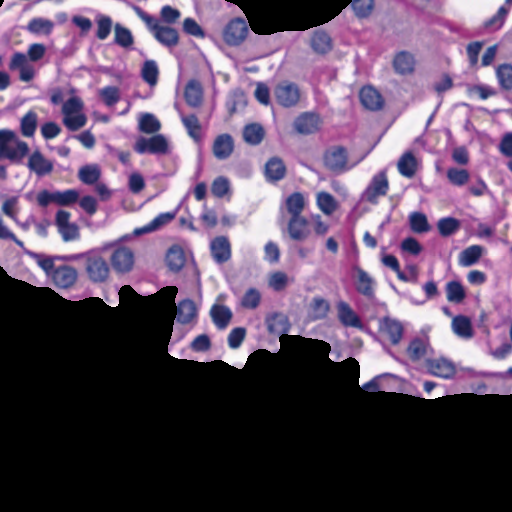
#> input picture Gloms_segmented/patch_105_original.tif, 512 x 512 px, found by its file name; its folder holds only this picture in this run
$ python final_nuclei_segmentation.py
#> lines starting #> are read from the running program, lines starting #| are printed output that depends on the picture; after the words box and inside, x2 and y2 are one past the last pixel; in counts of white or black regions, pixels touching at a corner belong together
import os
import cv2
import numpy as np
from skimage import io, exposure
from skimage.color import rgb2hed, hed2rgb
from skimage.filters import gaussian, threshold_otsu, threshold_triangle, threshold_yen
from scipy.ndimage import distance_transform_edt
from skimage.segmentation import watershed
from skimage.measure import label
from skimage.morphology import disk, opening, closing, remove_small_objects, remove_small_holes, erosion

def save_image(image, output_dir, filename, is_normalized=True):
    if not os.path.exists(output_dir):
        os.makedirs(output_dir)
    if image.dtype != np.uint8 and is_normalized:
        image = (255 * (image - np.min(image)) / np.ptp(image)).astype(np.uint8)
    io.imsave(os.path.join(output_dir, filename), image)

def apply_morphological_operations(mask):
    struct_elem = disk(3)
    mask_opened = opening(mask, struct_elem)
    mask_cleaned = closing(mask_opened, struct_elem)
    mask_eroded = erosion(mask_cleaned, struct_elem)  # Erode to improve marker separation
    mask_cleaned_final = remove_small_objects(mask_eroded.astype(bool), min_size=100)
    mask_cleaned_final = remove_small_holes(mask_cleaned_final, area_threshold=60)
    return (mask_cleaned_final * 255).astype(np.uint8)

def process_image(image_path, output_dir, step_output_dir):
#> called with output_dir = 'final_results/segmentation_results', step_output_dir = 'final_results/step_results'
    base_filename = os.path.splitext(os.path.basename(image_path))[0]
    image = cv2.imread(image_path)
#> image is the input picture: shape (512, 512, 3); mean B, G, R 113.5, 87, 111.1
    image_rgb = cv2.cvtColor(image, cv2.COLOR_BGR2RGB)
    save_image(image_rgb, step_output_dir, f"{base_filename}_01_original.jpg", False)

    # Mask creation
    final_mask = cv2.cvtColor(image, cv2.COLOR_BGR2GRAY)
    final_mask = (final_mask > 10).astype(np.uint8) * 255
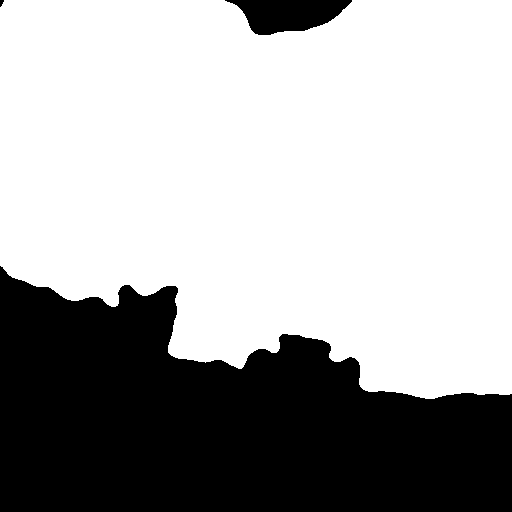
#> final_mask: shape (512, 512); 66.1% white; 3 black regions (1 under 20 px), largest, box (x1, y1, x2, y2) and area: (0, 266, 512, 512) 85856, (225, 0, 352, 35) 2919
    save_image(final_mask, step_output_dir, f"{base_filename}_02_final_mask.jpg")

    # Hematoxylin channel extraction and inversion
    hed = rgb2hed(image_rgb)
#> hed: shape (512, 512, 3) float64; mean of channels 0, 1, 2 0.44, 0.00854, 0.313
    hematoxylin_channel = hed[:, :, 0]
    rescaled_hematoxylin = exposure.rescale_intensity(hematoxylin_channel, in_range=(0, np.max(hematoxylin_channel)), out_range=(1, 0))
    save_image(rescaled_hematoxylin, step_output_dir, f"{base_filename}_02b_hematoxylin.jpg")

    # Adaptive histogram equalization
    equalized_hematoxylin = exposure.equalize_adapthist(rescaled_hematoxylin, clip_limit=0.9)
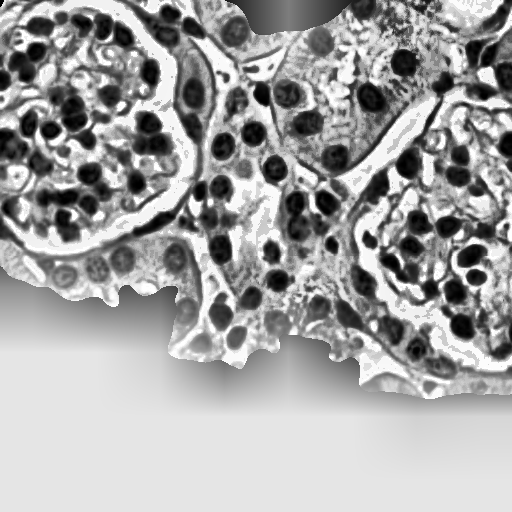
#> equalized_hematoxylin: shape (512, 512) float64; min 0, max 1, mean 0.645
    save_image(equalized_hematoxylin, step_output_dir, f"{base_filename}_02c_equalized_hematoxylin.jpg")

    # Gaussian blur and thresholding
    blurred = gaussian(equalized_hematoxylin, sigma=1)
    thresh = threshold_yen(blurred)
#> thresh = 0.444
    binary_nuclei = (blurred > thresh).astype(np.uint8) * 255
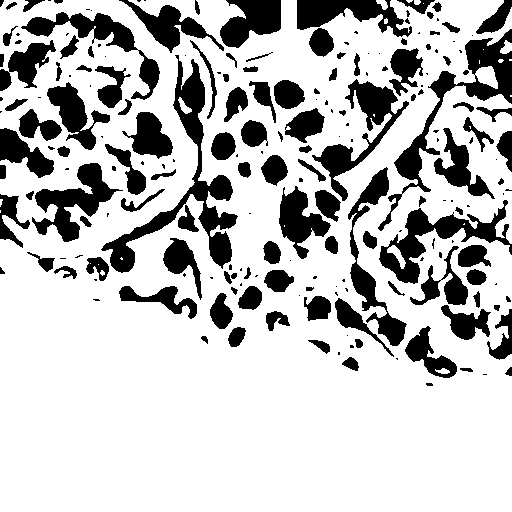
#> binary_nuclei: shape (512, 512); 75.7% white; 209 black regions (88 under 20 px), largest, box (x1, y1, x2, y2) and area: (101, 55, 238, 273) 5223, (378, 29, 512, 231) 3993, (379, 200, 512, 284) 3151
    # This binary image should have nuclei as white and background as black, so invert if necessary
    binary_nuclei = np.where(binary_nuclei == 255, 0, 255)
    save_image(binary_nuclei, step_output_dir, f"{base_filename}_03_binary_nuclei.jpg")

    # Distance transform uses the binary nuclei where nuclei are meant to be white
    distance = distance_transform_edt(binary_nuclei == 0)
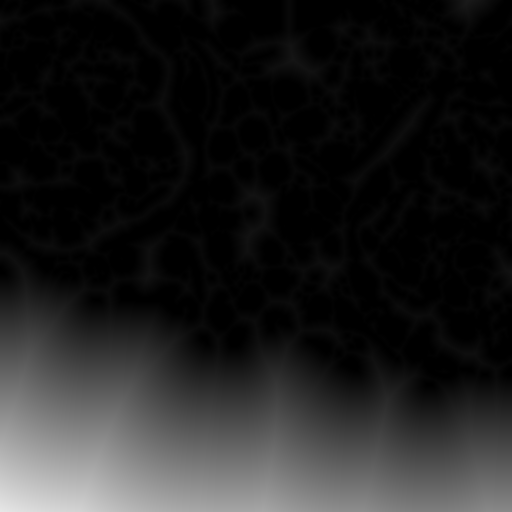
#> distance: shape (512, 512) float64; min 0, max 231.4, mean 31.9
    save_image(distance, step_output_dir, f"{base_filename}_04_distance.jpg")

    cleaned_distance = apply_morphological_operations(binary_nuclei)
#> in apply_morphological_operations, `mask_opened = opening(mask, struct_elem)`: mask_opened: shape (512, 512) int64; 20.6% white; 118 white regions (2 under 20 px), largest, box (x1, y1, x2, y2) and area: (379, 208, 506, 284) 2747, (35, 163, 114, 242) 2427, (220, 0, 281, 48) 1937
#> in apply_morphological_operations, `mask_cleaned = closing(mask_opened, struct_elem)`: mask_cleaned: shape (512, 512) int64; 21.3% white; 77 white regions (2 under 20 px), largest, box (x1, y1, x2, y2) and area: (0, 84, 110, 179) 3887, (279, 144, 356, 259) 3510, (379, 208, 506, 284) 2844
#> in apply_morphological_operations, `mask_eroded = erosion(mask_cleaned, struct_elem)`: mask_eroded: shape (512, 512) int64; 12.4% white; 127 white regions (51 under 20 px), largest, box (x1, y1, x2, y2) and area: (0, 87, 93, 175) 2461, (300, 0, 380, 54) 1653, (282, 183, 345, 241) 1632
    save_image(cleaned_distance, nuclei_mask_folder, f"{base_filename}_06_cleaned_distance.jpg")

    markers = label(cleaned_distance > 0)
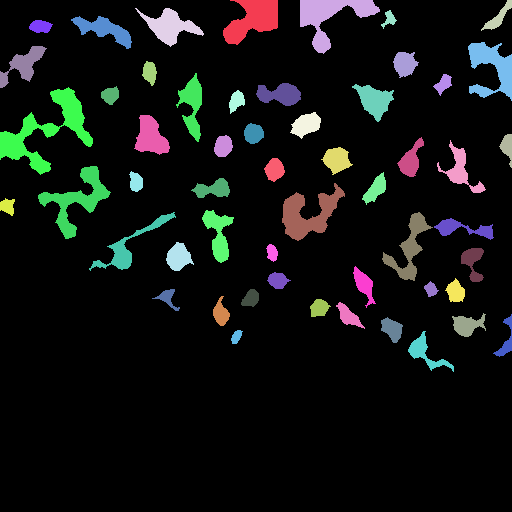
#> markers: shape (512, 512) int32; 55 distinct labels, from 0 to 54; one colour per label, 0 black
    mask_for_watershed = (cleaned_distance == 255)  # Use the cleaned mask for the watershed

    labels = watershed(-distance_transform_edt(mask_for_watershed), markers, mask=mask_for_watershed)
    save_image(labels, step_output_dir, f"{base_filename}_07_labels.jpg")

    labels_in_glom_only = labels * (final_mask // 255)
#> labels_in_glom_only: shape (512, 512) int32; 55 distinct labels, from 0 to 54
    image_overlay = image_rgb.copy()
    for label_id in np.unique(labels_in_glom_only):
        if label_id == 0:
            continue
        nucleus_mask = labels_in_glom_only == label_id
        image_overlay[nucleus_mask] = [255, 0, 0]
#> this loop made 55 passes
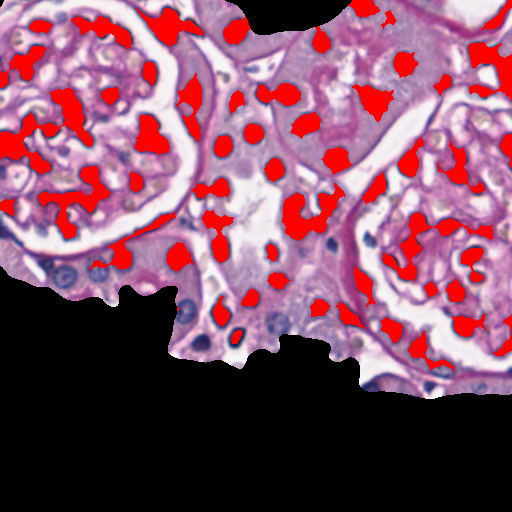
#> image_overlay: shape (512, 512, 3); mean R, G, B 130, 79.4, 100
    save_image(image_overlay, step_output_dir, f"{base_filename}_08_overlay_nuclei.jpg")
#> in save_image (call 9), `io.imsave(os.path.join(output_dir, filename), image)`:
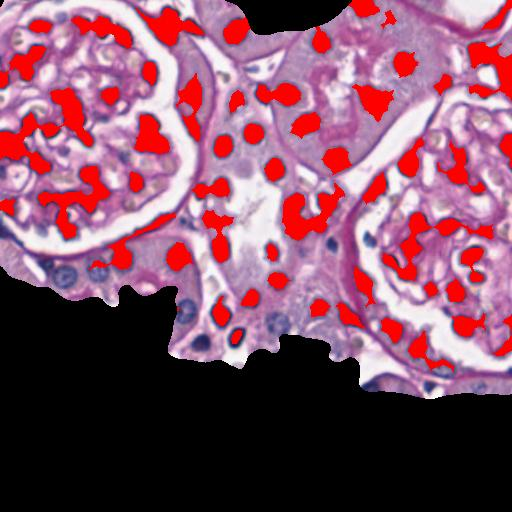
#> saved as patch_105_original_08_overlay_nuclei.jpg: shape (512, 512, 3); mean R, G, B 129.3, 79.8, 100.3

    io.imsave(os.path.join(output_dir, f"{base_filename}_overlay_nuclei.jpg"), image_overlay)

    nuclei_count = len(np.unique(labels_in_glom_only)) - 1
#> nuclei_count = 54
    print(f"Nuclei count in {base_filename} within glom area: {nuclei_count}")
#| Nuclei count in patch_105_original within glom area: 54
    return nuclei_count

def process_folder(data_folder, output_folder, step_output_folder):
    nuclei_counts = {}
    for filename in os.listdir(data_folder):
        if filename.endswith('.tif'):
            image_path = os.path.join(data_folder, filename)
            base_filename = os.path.splitext(filename)[0]
            nuclei_counts[base_filename] = process_image(image_path, output_folder, step_output_folder)

    counts_filename = os.path.join(output_folder, 'nuclei_counts.txt')
    with open(counts_filename, 'w') as f:
        for base_filename, count in nuclei_counts.items():
            f.write(f"{base_filename}: {count}\n")
#> this loop made 1 pass
#> (base_filename, count) on pass 1: ('patch_105_original', 54)
    print(f"Nuclei counts saved to {counts_filename}")

# Paths to the folders
data_folder = 'data/Gloms_segmented'
output_folder = 'final_results/segmentation_results'
step_output_dir = 'final_results/step_results'
nuclei_mask_folder = 'data/Nuclei_segmented'

process_folder(data_folder, output_folder, step_output_dir)

$ run again, on Gloms_segmented/patch_117_original.tif
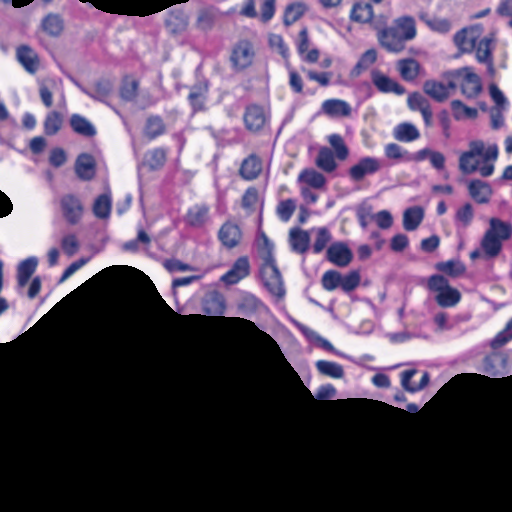
#> input picture Gloms_segmented/patch_117_original.tif, 512 x 512 px, found by its file name
#> in process_image, image is the input picture: shape (512, 512, 3); mean B, G, R 116.9, 90.7, 113.9
#> in process_image, `final_mask = (final_mask > 10).astype(np.uint8) * 255`:
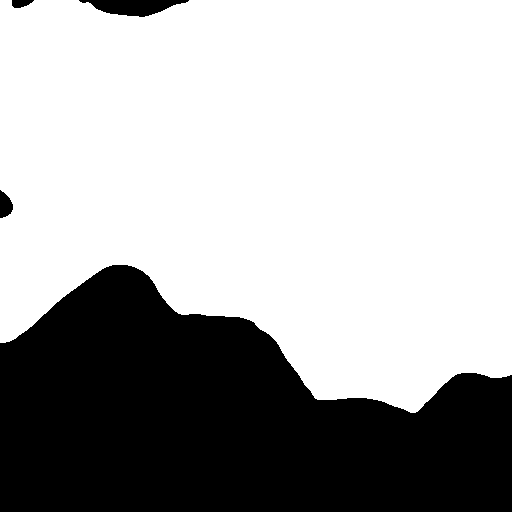
#> final_mask: shape (512, 512); 66.5% white; 4 black regions, box (x1, y1, x2, y2) and area: (0, 265, 512, 512) 86264, (79, 0, 189, 17) 1141, (0, 190, 13, 218) 258, (12, 0, 34, 8) 131
#> hed: shape (512, 512, 3) float64; mean of channels 0, 1, 2 0.434, 0.00772, 0.308
#> image: shape (512, 512)
#> thresh = 0.464
#> image: shape (512, 512); 26% white; 172 white regions (64 under 20 px), largest, box (x1, y1, x2, y2) and area: (0, 76, 113, 267) 7006, (36, 12, 210, 260) 6039, (295, 0, 417, 99) 4515
#> mask_opened: shape (512, 512) int64; 22.7% white; 116 white regions, largest, box (x1, y1, x2, y2) and area: (21, 76, 104, 267) 5900, (276, 133, 354, 269) 4106, (413, 256, 475, 333) 2009
#> mask_cleaned: shape (512, 512) int64; 23.5% white; 79 white regions (1 under 20 px), largest, box (x1, y1, x2, y2) and area: (267, 0, 508, 137) 9714, (15, 76, 133, 299) 7939, (276, 133, 426, 303) 7501
#> mask_eroded: shape (512, 512) int64; 13.7% white; 142 white regions (64 under 20 px), largest, box (x1, y1, x2, y2) and area: (279, 136, 391, 300) 4358, (24, 79, 101, 189) 2876, (352, 0, 415, 94) 2161
#> mask_cleaned_final: shape (512, 512) bool; 13.2% white; 59 white regions, largest, box (x1, y1, x2, y2) and area: (279, 136, 391, 300) 4357, (24, 79, 101, 189) 2876, (458, 143, 496, 225) 1596
#> markers: shape (512, 512) int32; 60 distinct labels, from 0 to 59
#> labels_in_glom_only: shape (512, 512) int32; 58 distinct labels, from 0 to 59
#> the loop in process_image, `for label_id in np.unique(labels_in_glom_only):` made 58 passes
#> in save_image (call 9), `io.imsave(os.path.join(output_dir, filename), image)`:
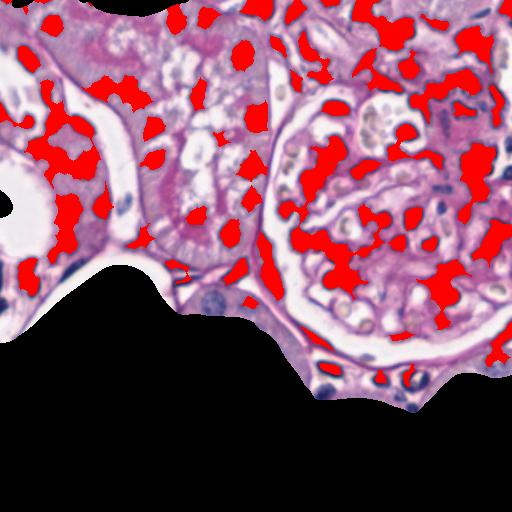
#> saved as patch_117_original_08_overlay_nuclei.jpg: shape (512, 512, 3); mean R, G, B 133.1, 81.1, 100.4
#> nuclei_count = 57
#| Nuclei count in patch_117_original within glom area: 57
#> the loop in process_folder, `for base_filename, count in nuclei_counts.items():` made 1 pass
#> (base_filename, count) on pass 1: ('patch_117_original', 57)

$ run again, on Gloms_segmented/patch_119_original.tif
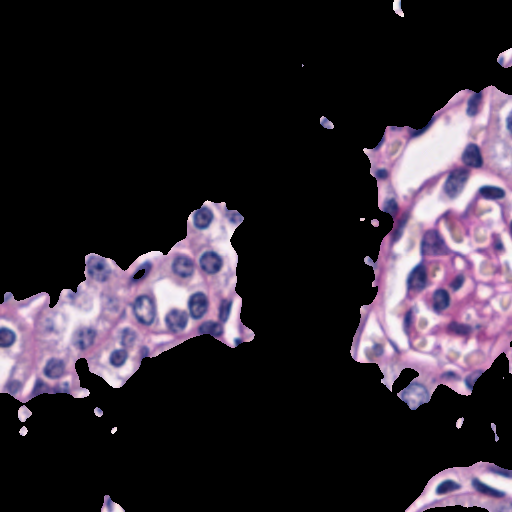
#> input picture Gloms_segmented/patch_119_original.tif, 512 x 512 px, found by its file name
#> in process_image, image is the input picture: shape (512, 512, 3); mean B, G, R 49.2, 39.6, 47.9
#> hed: shape (512, 512, 3) float64; mean of channels 0, 1, 2 0.898, 0.00252, 0.651
#> image: shape (512, 512)
#> in process_image, `equalized_hematoxylin = exposure.equalize_adapthist(rescaled_hematoxyl..`:
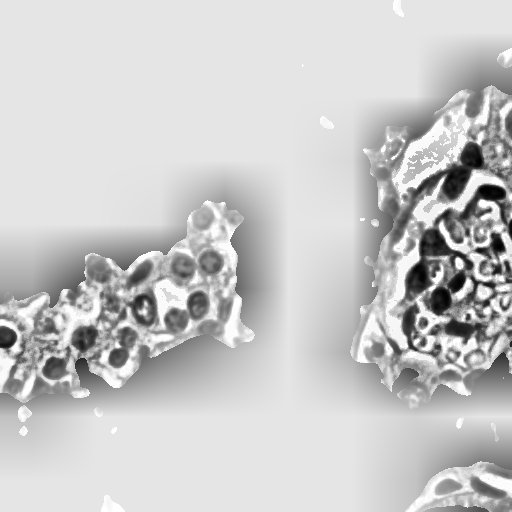
#> equalized_hematoxylin: shape (512, 512) float64; min 0, max 1, mean 0.789
#> thresh = 0.415
#> image: shape (512, 512); 4.7% white; 87 white regions (29 under 20 px), largest, box (x1, y1, x2, y2) and area: (406, 227, 473, 315) 2478, (394, 143, 487, 240) 1760, (455, 185, 512, 238) 928
#> mask_opened: shape (512, 512) int64; 3.5% white; 41 white regions, largest, box (x1, y1, x2, y2) and area: (406, 228, 459, 294) 1332, (442, 143, 486, 200) 1190, (425, 271, 466, 315) 805
#> mask_cleaned: shape (512, 512) int64; 3.6% white; 37 white regions, largest, box (x1, y1, x2, y2) and area: (406, 228, 459, 294) 1346, (442, 143, 486, 200) 1200, (441, 185, 509, 231) 931
#> mask_eroded: shape (512, 512) int64; 1.6% white; 45 white regions (23 under 20 px), largest, box (x1, y1, x2, y2) and area: (409, 231, 456, 291) 797, (445, 146, 483, 197) 769, (428, 273, 464, 312) 483
#> markers: shape (512, 512) int32; 12 distinct labels, from 0 to 11
#> labels_in_glom_only: shape (512, 512) int32; 11 distinct labels, from 0 to 11
#> the loop in process_image, `for label_id in np.unique(labels_in_glom_only):` made 11 passes
#> in save_image (call 9), `io.imsave(os.path.join(output_dir, filename), image)`:
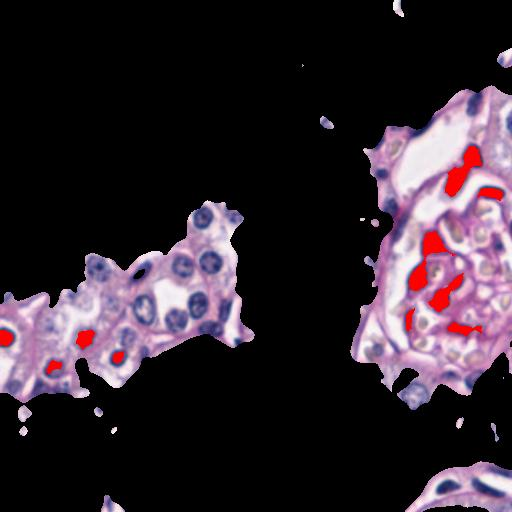
#> saved as patch_119_original_08_overlay_nuclei.jpg: shape (512, 512, 3); mean R, G, B 50.1, 38.9, 47.8
#> nuclei_count = 10
#| Nuclei count in patch_119_original within glom area: 10
#> the loop in process_folder, `for base_filename, count in nuclei_counts.items():` made 1 pass
#> (base_filename, count) on pass 1: ('patch_119_original', 10)

$ run again, on Gloms_segmented/patch_11_original.tif
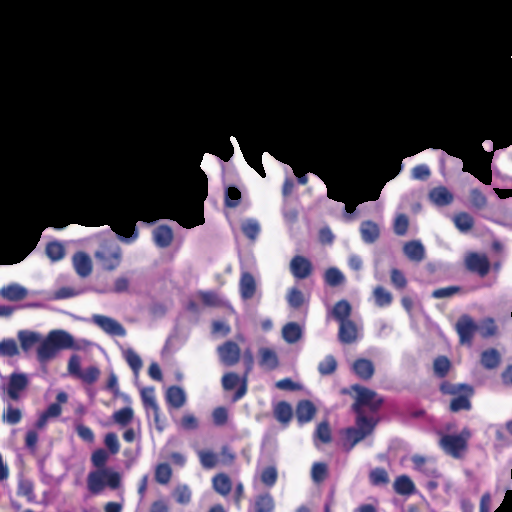
#> input picture Gloms_segmented/patch_11_original.tif, 512 x 512 px, found by its file name
#> in process_image, image is the input picture: shape (512, 512, 3); mean B, G, R 111.1, 89.5, 108.3
#> hed: shape (512, 512, 3) float64; mean of channels 0, 1, 2 0.489, 0.0059, 0.349
#> image: shape (512, 512)
#> thresh = 0.467
#> image: shape (512, 512); 24.3% white; 132 white regions (41 under 20 px), largest, box (x1, y1, x2, y2) and area: (160, 180, 381, 430) 11204, (0, 271, 173, 433) 4456, (293, 383, 390, 512) 3514
#> mask_opened: shape (512, 512) int64; 21.8% white; 112 white regions, largest, box (x1, y1, x2, y2) and area: (207, 317, 306, 428) 3721, (0, 328, 101, 399) 2726, (313, 383, 389, 454) 2497
#> mask_cleaned: shape (512, 512) int64; 22.5% white; 71 white regions (2 under 20 px), largest, box (x1, y1, x2, y2) and area: (207, 180, 347, 428) 7988, (268, 347, 473, 461) 5997, (120, 289, 235, 432) 4292
#> mask_eroded: shape (512, 512) int64; 12.9% white; 118 white regions (35 under 20 px), largest, box (x1, y1, x2, y2) and area: (210, 240, 315, 425) 4024, (316, 350, 386, 451) 2245, (0, 331, 98, 396) 1799
#> markers: shape (512, 512) int32; 61 distinct labels, from 0 to 60
#> labels_in_glom_only: shape (512, 512) int32; 60 distinct labels, from 0 to 60
#> the loop in process_image, `for label_id in np.unique(labels_in_glom_only):` made 60 passes
#> in save_image (call 9), `io.imsave(os.path.join(output_dir, filename), image)`:
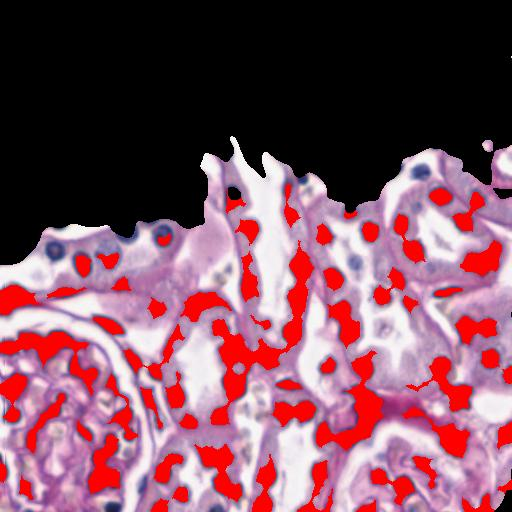
#> saved as patch_11_original_08_overlay_nuclei.jpg: shape (512, 512, 3); mean R, G, B 126.8, 80.6, 95.8
#> nuclei_count = 59
#| Nuclei count in patch_11_original within glom area: 59
#> the loop in process_folder, `for base_filename, count in nuclei_counts.items():` made 1 pass
#> (base_filename, count) on pass 1: ('patch_11_original', 59)
